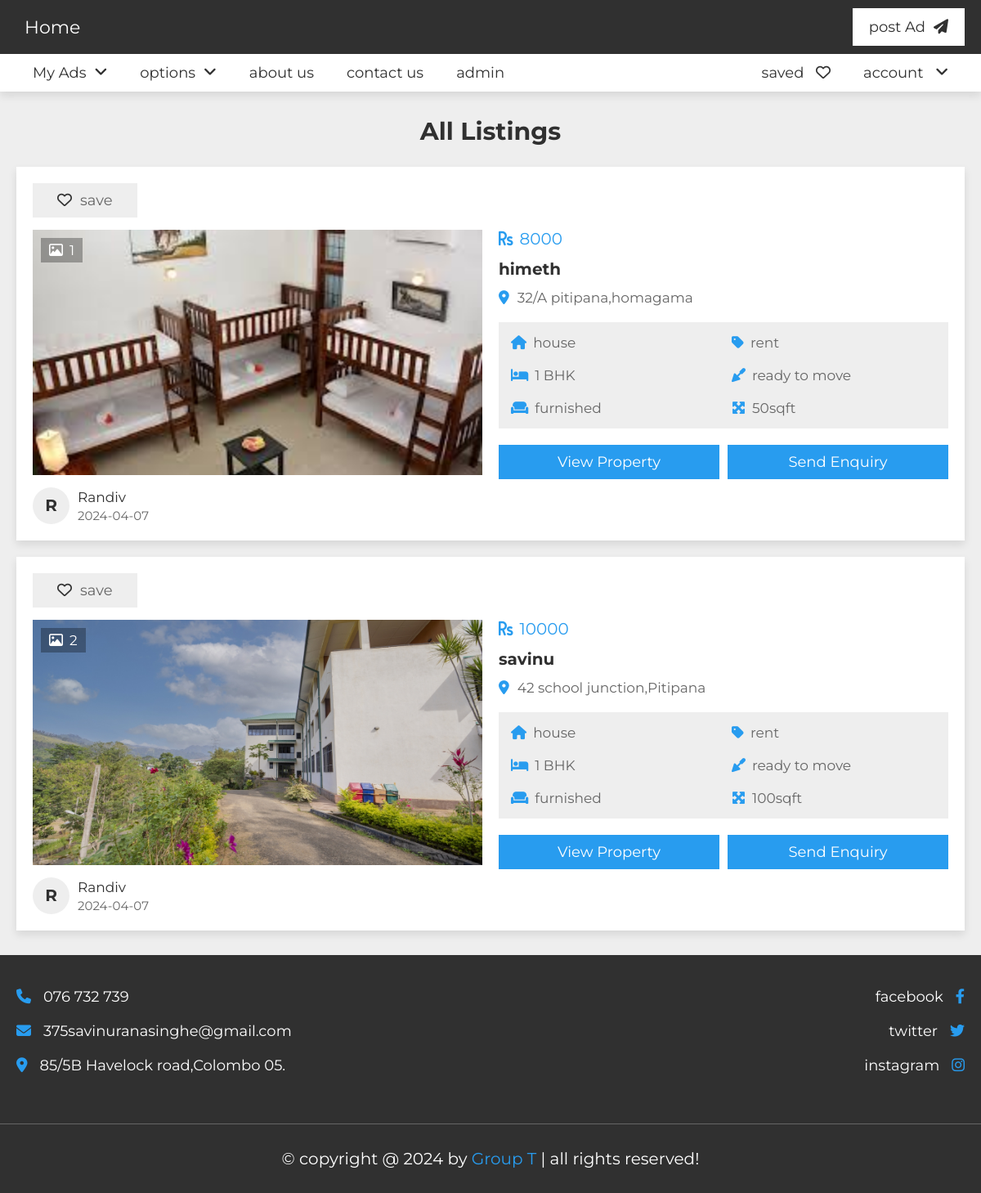
Screenshot of /listings.php with the database file from the repository.
### tables this page shows
CREATE TABLE `property` (
  `id` varchar(20) NOT NULL,
  `user_id` varchar(20) NOT NULL,
  `property_name` varchar(50) NOT NULL,
  `address` varchar(100) NOT NULL,
  `price` varchar(10) NOT NULL,
  `type` varchar(10) NOT NULL,
  `offer` varchar(10) NOT NULL,
  `status` varchar(50) NOT NULL,
  `furnished` varchar(50) NOT NULL,
  `bhk` varchar(10) NOT NULL,
  `deposite` varchar(10) NOT NULL,
  `bedroom` varchar(10) NOT NULL,
  `bathroom` varchar(10) NOT NULL,
  `balcony` varchar(10) NOT NULL,
  `carpet` varchar(10) NOT NULL,
  `age` varchar(2) NOT NULL,
  `total_floors` varchar(2) NOT NULL,
  `room_floor` varchar(2) NOT NULL,
  `loan` varchar(50) NOT NULL,
  `lift` varchar(3) NOT NULL DEFAULT 'no',
  `security_guard` varchar(3) NOT NULL DEFAULT 'no',
  `play_ground` varchar(3) NOT NULL DEFAULT 'no',
  `garden` varchar(3) NOT NULL DEFAULT 'no',
  `water_supply` varchar(3) NOT NULL DEFAULT 'no',
  `power_backup` varchar(3) NOT NULL DEFAULT 'no',
  `parking_area` varchar(3) NOT NULL DEFAULT 'no',
  `gym` varchar(3) NOT NULL DEFAULT 'no',
  `shopping_mall` varchar(3) NOT NULL DEFAULT 'no',
  `hospital` varchar(3) NOT NULL DEFAULT 'no',
  `school` varchar(3) NOT NULL DEFAULT 'no',
  `market_area` varchar(3) NOT NULL DEFAULT 'no',
  `image_01` varchar(50) NOT NULL,
  `image_02` varchar(50) NOT NULL,
  `image_03` varchar(50) NOT NULL,
  `image_04` varchar(50) NOT NULL,
  `image_05` varchar(50) NOT NULL,
  `description` varchar(1000) NOT NULL,
  `date` date NOT NULL DEFAULT current_timestamp()
);

CREATE TABLE `users` (
  `id` varchar(20) NOT NULL,
  `name` varchar(50) NOT NULL,
  `number` varchar(10) NOT NULL,
  `email` varchar(50) NOT NULL,
  `password` varchar(50) NOT NULL
);

### listings.php (the view, shortened to what this page needs)
<?php
include 'components/connect.php';
if(isset($_COOKIE['user_id'])){
   $user_id = $_COOKIE['user_id'];
}else{
   $user_id = '';
}
?>
<!DOCTYPE html>
<html lang="en">
<head>
   <link rel="stylesheet" href="https://cdnjs.cloudflare.com/ajax/libs/font-awesome/6.2.0/css/all.min.css">
   <link rel="stylesheet" href="css/style.css">
</head>
<body>
<?php include 'components/user_header.php'; ?>
<section class="listings">
   <h1 class="heading">all listings</h1>
   <div class="box-container">
      <?php
         $select_properties = $conn->prepare("SELECT * FROM `property` ORDER BY date DESC");
         $select_properties->execute();
         if($select_properties->rowCount() > 0){
            while($fetch_property = $select_properties->fetch(PDO::FETCH_ASSOC)){
            $select_user = $conn->prepare("SELECT * FROM `users` WHERE id = ?");
            $select_user->execute([$fetch_property['user_id']]);
            $fetch_user = $select_user->fetch(PDO::FETCH_ASSOC);
            if(!empty($fetch_property['image_02'])){
               $image_coutn_02 = 1;
            }else{
               $image_coutn_02 = 0;
            }
            if(!empty($fetch_property['image_03'])){
               $image_coutn_03 = 1;
            }else{
               $image_coutn_03 = 0;
            }
            if(!empty($fetch_property['image_04'])){
               $image_coutn_04 = 1;
            }else{
               $image_coutn_04 = 0;
            }
            if(!empty($fetch_property['image_05'])){
               $image_coutn_05 = 1;
            }else{
               $image_coutn_05 = 0;
            }
            $total_images = (1 + $image_coutn_02 + $image_coutn_03 + $image_coutn_04 + $image_coutn_05);
            $select_saved = $conn->prepare("SELECT * FROM `saved` WHERE property_id = ? and user_id = ?");
            $select_saved->execute([$fetch_property['id'], $user_id]);
      ?>
      <form action="" method="POST">
         <div class="box">
            <?php
               if($select_saved->rowCount() > 0){
            ?>
            <button type="submit" name="save" class="save"><i class="fas fa-heart"></i><span>saved</span></button>
            <?php
               }else{
            ?>
            <button type="submit" name="save" class="save"><i class="far fa-heart"></i><span>save</span></button>
            <?php
               }
            ?>
            <div class="thumb">
               <p class="total-images"><i class="far fa-image"></i><span><?= $total_images; ?></span></p>
               <img src="uploaded_files/<?= $fetch_property['image_01']; ?>" alt="">
            </div>
            <div class="admin">
               <h3><?= substr($fetch_user['name'], 0, 1); ?></h3>
               <div>
                  <p><?= $fetch_user['name']; ?></p>
                  <span><?= $fetch_property['date']; ?></span>
               </div>
            </div>
         </div>
         <div class="box">
            <div class="price"><i class="fas fa-rupee-sign"></i><span><?= $fetch_property['price']; ?></span></div>
            <h3 class="name"><?= $fetch_property['property_name']; ?></h3>
            <p class="location"><i class="fas fa-map-marker-alt"></i><span><?= $fetch_property['address']; ?></span></p>
            <div class="flex">
               <p><i class="fas fa-house"></i><span><?= $fetch_property['type']; ?></span></p>
               <p><i class="fas fa-tag"></i><span><?= $fetch_property['offer']; ?></span></p>
               <p><i class="fas fa-bed"></i><span><?= $fetch_property['bhk']; ?> BHK</span></p>
               <p><i class="fas fa-trowel"></i><span><?= $fetch_property['status']; ?></span></p>
               <p><i class="fas fa-couch"></i><span><?= $fetch_property['furnished']; ?></span></p>
               <p><i class="fas fa-maximize"></i><span><?= $fetch_property['carpet']; ?>sqft</span></p>
            </div>
            <div class="flex-btn">
               <a href="view_property.php?get_id=<?= $fetch_property['id']; ?>" class="btn">view property</a>
               <input type="submit" value="send enquiry" name="send" class="btn">
            </div>
         </div>
      </form>
      <?php
         }
      }else{
         echo '<p class="empty">no properties added yet! <a href="post_property.php" style="margin-top:1.5rem;" class="btn">add new</a></p>';
      }
      ?>
   </div>
</section>
<?php include 'components/footer.php'; ?>
</body>
</html>

### components/user_header.php (shortened to what this page needs)
<header class="header">
   <nav class="navbar nav-1">
      <section class="flex">
         <a href="index.php" class="logo"><i class=""></i>Home</a>
         <ul>
            <li><a href="post_property.php">post Ad<i class="fas fa-paper-plane"></i></a></li>
         </ul>
      </section>
   </nav>
   <nav class="navbar nav-2">
      <section class="flex">
         <div class="menu">
            <ul>
               <li><a href="#">My Ads<i class="fas fa-angle-down"></i></a>
               </li>
               <li><a href="#">options<i class="fas fa-angle-down"></i></a>
               </li>
                     <li><a href="about.php">about us</a></i></li>
                     <li><a href="contact.php">contact us</a></i></li>
                     <li><a href="admin/login.php">admin</a></i></li>
            </ul>
         </div>
         <ul>
            <li><a href="saved.php">saved <i class="far fa-heart"></i></a></li>
            <li><a href="#">account <i class="fas fa-angle-down"></i></a>
                  <?php if($user_id != ''){ ?>
                  <li><a href="update.php">update profile</a></li>
                  <li><a href="components/user_logout.php" onclick="return confirm('logout from this website?');">logout</a>
                  <?php } ?></li>
               </ul>
      </section>
   </nav>
</header>

### components/footer.php
<footer class="footer">
   <section class="flex">
      <div class="box">
         <a href="tel:1112223333"><i class="fas fa-phone"></i><span>076 732 739</span></a>
         <a href="mailto:shaikhanas@gmail.com"><i class="fas fa-envelope"></i><span>375savinuranasinghe@gmail.com</span></a>
         <a href="#"><i class="fas fa-map-marker-alt"></i><span>85/5B Havelock road,Colombo 05.</span></a>
      </div>
      <div class="box">
      </div>
      <div class="box">
         <a href="#"><span>facebook</span><i class="fab fa-facebook-f"></i></a>
         <a href="#"><span>twitter</span><i class="fab fa-twitter"></i></a>
         <a href="#"><span>instagram</span><i class="fab fa-instagram"></i></a>
      </div>
   </section>
   <div class="credit">&copy; copyright @ <?= date('Y'); ?> by <span>Group T</span> | all rights reserved!</div>
</footer>

### rows the page displays
property: total_images "1", image_01 (picture), user.name "R", user.name "Randiv", date "2024-04-07", price "8000", property_name "himeth", address "32/A pitipana,homagama", type "house", offer "rent", bhk "1", status "ready to move", furnished "furnished", carpet "50"
property: total_images "2", image_01 (picture), user.name "R", user.name "Randiv", date "2024-04-07", price "10000", property_name "savinu", address "42 school junction,Pitipana", type "house", offer "rent", bhk "1", status "ready to move", furnished "furnished", carpet "100"
